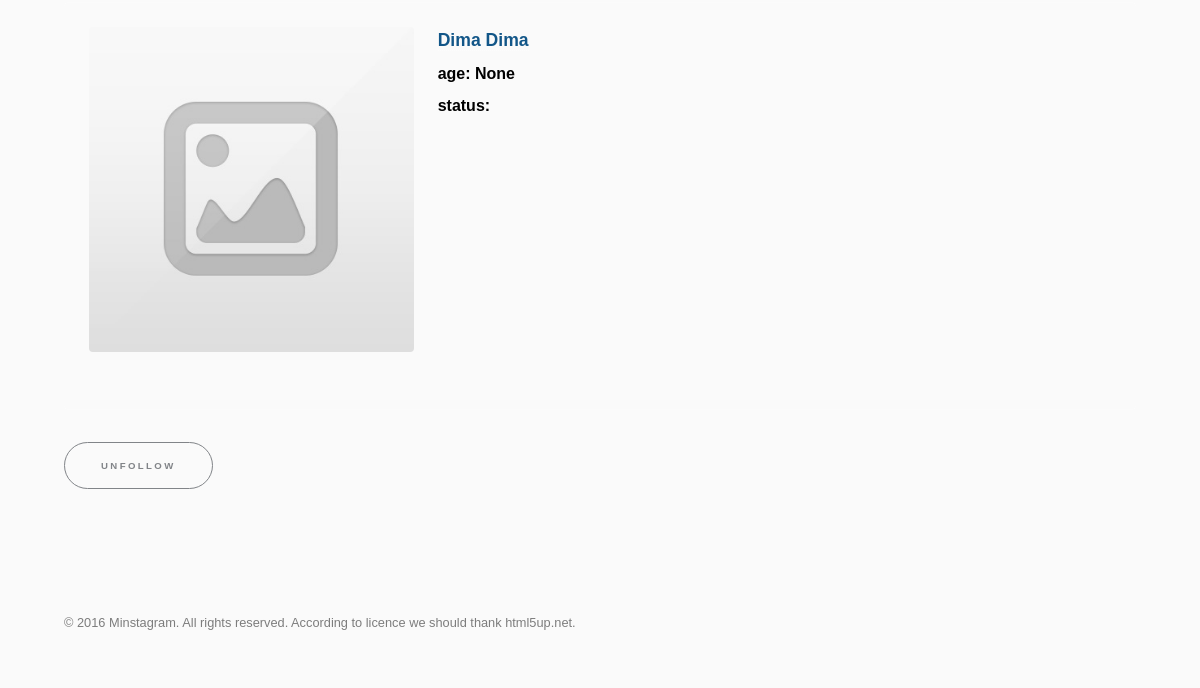
The app's page /search/ (signed in, lower part), older data.
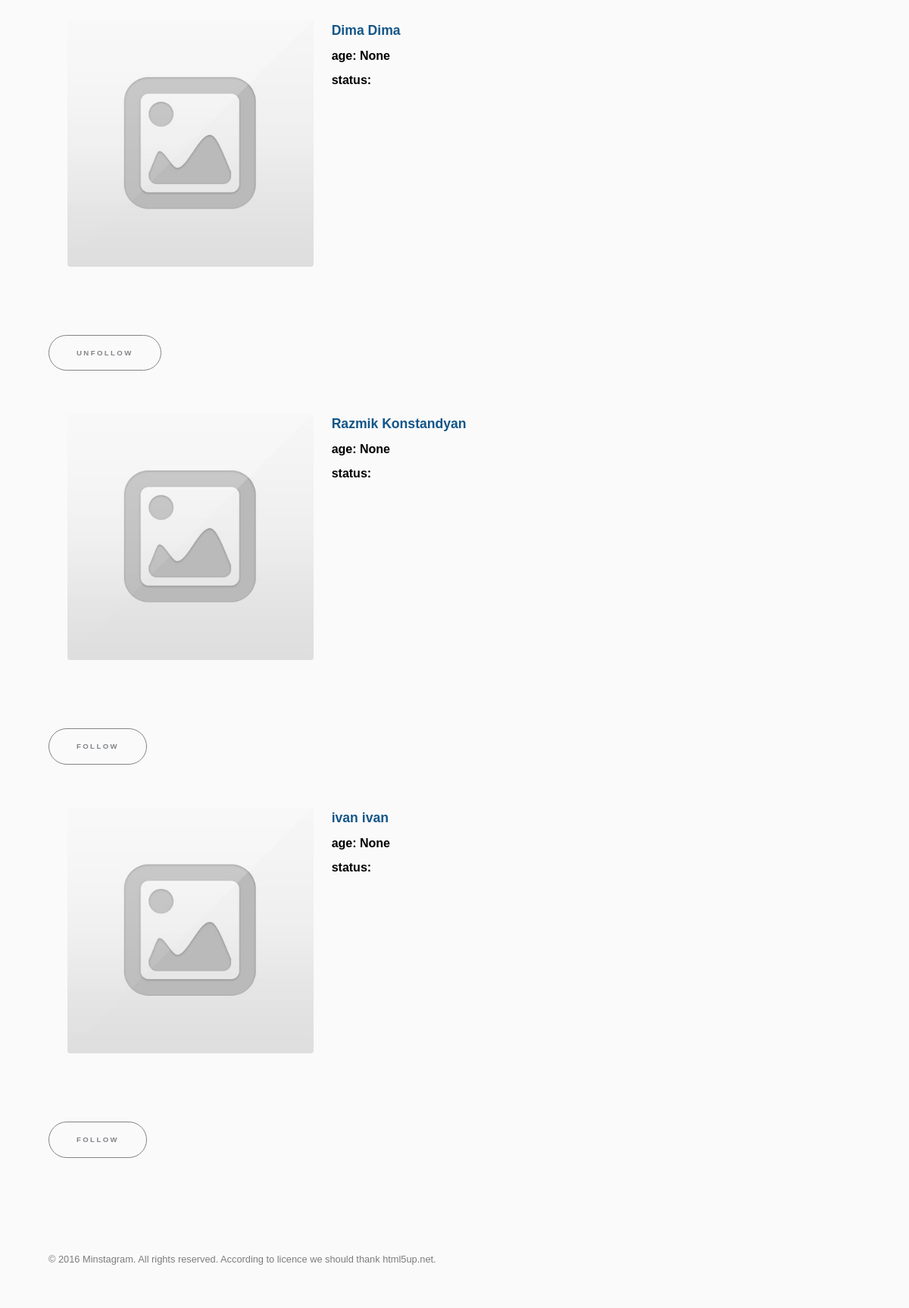
The same page, newer data.
### userpage/models.py (models this page shows)
class UserProfileData(models.Model):
    class Meta:
        db_table = 'user_profile_data'
    status = models.CharField(max_length=200, null=True, blank=True)
    avatar = models.ImageField(null=True, blank=True)
    age = models.IntegerField(null=True, blank=True)
    user = models.OneToOneField(User, on_delete=models.CASCADE)
    subscriptions = models.ManyToManyField(User, related_name="followed", blank=True)

### userpage/views.py (the view)
# urls.py: url(r'^search/$', views.find_friends, name='find_friends'),
@login_required
def find_friends(request):
    profile_data = UserProfileData.objects.filter(~Q(user=request.user))
    following = request.user.userprofiledata.subscriptions.all()
    context_data = {
        "profile_data": profile_data,
        "following": following,
    }
    return render(request, "userpage/search.html", context_data)

### templates/userpage/search.html (shortened to what this page needs)
{% extends "loginedin.html" %}
{% block content %}
        <div id="wrapper">
            <section id="intro" class="wrapper style1 fullscreen fade-up">
                <div class="inner">
                    {% for profile in profile_data %}
                        <div class="box">
                             <div class="row">
                                 <div class="4u 12u(medium)">
                                     {% if profile.avatar %}
                                        <img src="{{ profile.avatar.url }}" class="image fit">
                                     {% endif %}
                                 </div>
                                 <div class="8u 12u(medium)">
                                    <h3><a href="{% url "minstagram:see_user" id=profile.user.id %}"> {{ profile.user.first_name }} {{ profile.user.last_name }}</a></h3>
                                    <h4> age: {{ profile.age }}</h4>
                                    <h4> status: {{ profile.status }}</h4>
                                 </div>
                             </div>
                        </div>
                        {% if profile.user not in following %}
                            <ul class="actions">
                                <li><a href="{% url "minstagram:follow" id=profile.user.id %}" class="button scrolly">follow</a></li>
                            </ul>
                        {% elif profile.user in following %}
                            <ul class="actions">
                                <li><a href="{% url "minstagram:unfollow" id=profile.user.id %}" class="button scrolly">unfollow</a></li>
                            </ul>
                        {% endif %}
                    {% endfor %}
                </div>
            </section>
        </div>
{% endblock %}

### templates/userpage/loginedin.html (shortened to what this page needs)
{% extends "base.html" %}

### templates/userpage/base.html (shortened to what this page needs)
{% load staticfiles %}
<html>
  <head>
      <link rel="stylesheet" href="/static/css/main.css" />
  </head>
  <body>
    {% block content %}{% endblock %}
    <footer id="footer" class="wrapper alt">
        <div class="inner">
            <ul class="menu">
                <li>&copy;&nbsp;2016&nbsp;Minstagram. All rights reserved. According to licence we should thank html5up.net.</li>
            </ul>
        </div>
    </footer>
  </body>
</html>

Row changes from the older to the newer data that the page shows:
added UserProfileData: user.first_name "Razmik", user.last_name "Konstandyan", age "None", shows "FOLLOW"
added UserProfileData: user.first_name "ivan", user.last_name "ivan", age "None", shows "FOLLOW"
